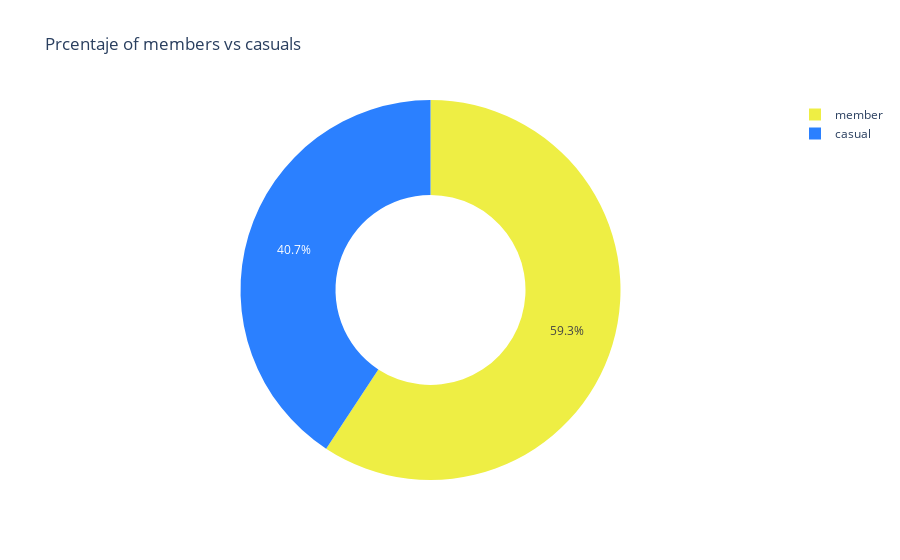

The notebook cell this image was saved under:
### Code cell
fig_2 = round(df1.groupby('member_casual', as_index=False).count())

fig_2 = px.pie(fig_2, values='ride_id', names='member_casual', title='Percentaje of members vs casuals', 
              hole=.5,
              color = ['member', 'casual'],
              color_discrete_map = {'member': '#2b80ff', 'casual': '#eeee44'},
              labels={'member_casual':'Type of membership'}
              )
fig_2.show()

### Figure 1 — Plotly figure (JSON) as saved in the notebook; plotly's stock layout.template omitted (floating-point values rounded to 4 significant figures)
{"data": [{"customdata": [["member"], ["casual"]], "domain": {"x": [0, 1], "y": [0, 1]}, "hole": 0.5, "hovertemplate": "Type of membership=%{label}<br>ride_id=%{value}<br>color=%{customdata[0]}<extra></extra>", "labels": ["casual", "member"], "legendgroup": "", "marker": {"colors": ["#2b80ff", "#eeee44"]}, "name": "", "showlegend": true, "type": "pie", "values": [2296806, 3340335]}], "layout": {"autosize": true, "legend": {"tracegroupgap": 0}, "title": {"text": "Prcentaje of members vs casuals"}}}
